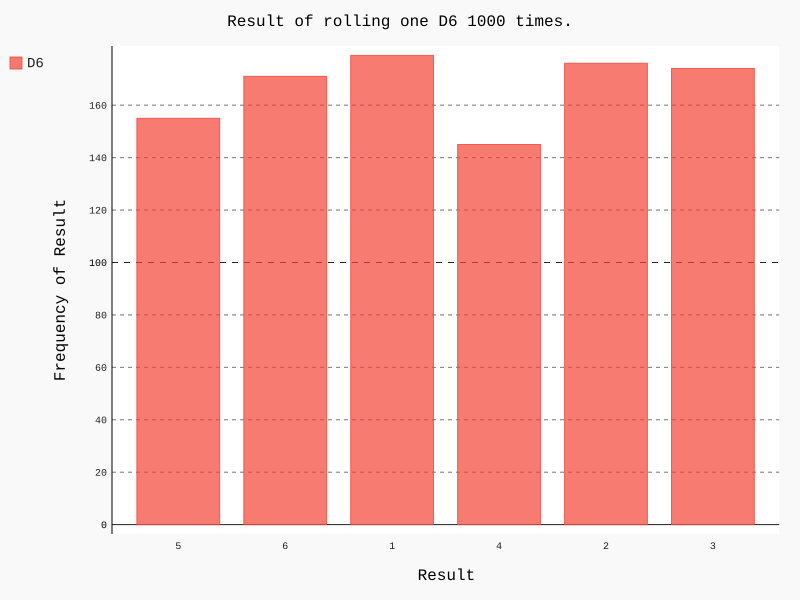

Reproduce this figure in Python.
import pygal
from die import Die

# 创建一个D6
die = Die()

# 投几次筛子，并将结果存储在一个列表中
results = []
for roll_num in range(1000):
    result = die.roll()
    results.append(result)

# 分析结果
frequencies = []
for value in range(1, die.num_sides+1):
    frequency = results.count(value)
    frequencies.append(frequency)

# 对结果进行可视化
hist = pygal.Bar()
hist.title = "Result of rolling one D6 1000 times."
hist.x_labels = {'1', '2', '3', '4', '5', '6'}
hist.x_title = "Result"
hist.y_title = "Frequency of Result"

hist.add('D6', frequencies)
hist.render_to_file('die_visual.svg')

#print(results)
print(frequencies)
